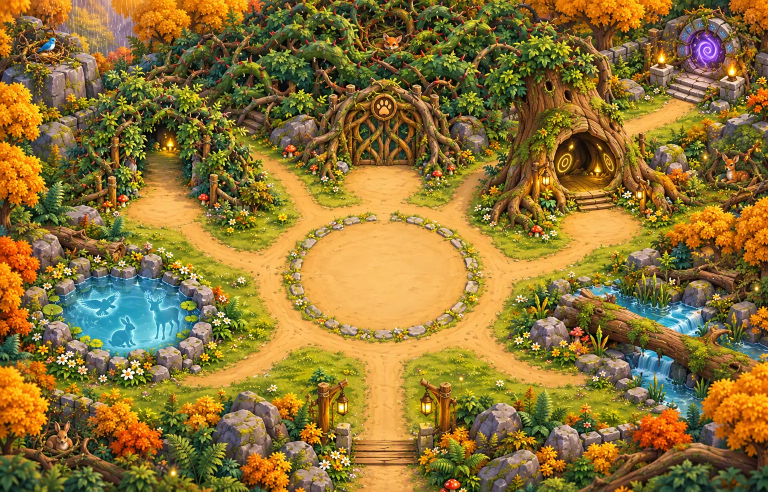
#> input picture src/satwa.webp, 1536 x 983 px (shown at 1/2 size)
$ python satwa_mask.py
#> lines starting #> are read from the running program, lines starting #| are printed output that depends on the picture; after the words box and inside, x2 and y2 are one past the last pixel; in counts of white or black regions, pixels touching at a corner belong together; long printed decimals are rounded
"""Langkah 1 dari 2 untuk Hutan Satwa (metode sama dengan desa dan pasar): mengukur lantai yang bisa dilalui dari warna jalan tanah.
Butuh opencv-python dan numpy. Jalankan dari folder tools: python3 satwa_mask.py lalu python3 satwa_obstacles.py"""
import cv2, numpy as np, os
HERE = os.path.dirname(os.path.abspath(__file__)); OUT = os.path.join(HERE, 'out'); os.makedirs(OUT, exist_ok=True)
im=cv2.imread(os.path.join(HERE, '..', 'src', 'satwa.webp')); im=cv2.resize(im,(1000,640),interpolation=cv2.INTER_AREA)
#> further down, im is the input picture: shape (983, 1536, 3); mean B, G, R 52.5, 115.1, 140.9
blur=cv2.medianBlur(im,7); hsv=cv2.cvtColor(blur,cv2.COLOR_BGR2HSV).astype(np.float32)
H=hsv[...,0]*2; S=hsv[...,1]/255; V=hsv[...,2]/255
#> after `H = hsv[..., 0] * 2`:
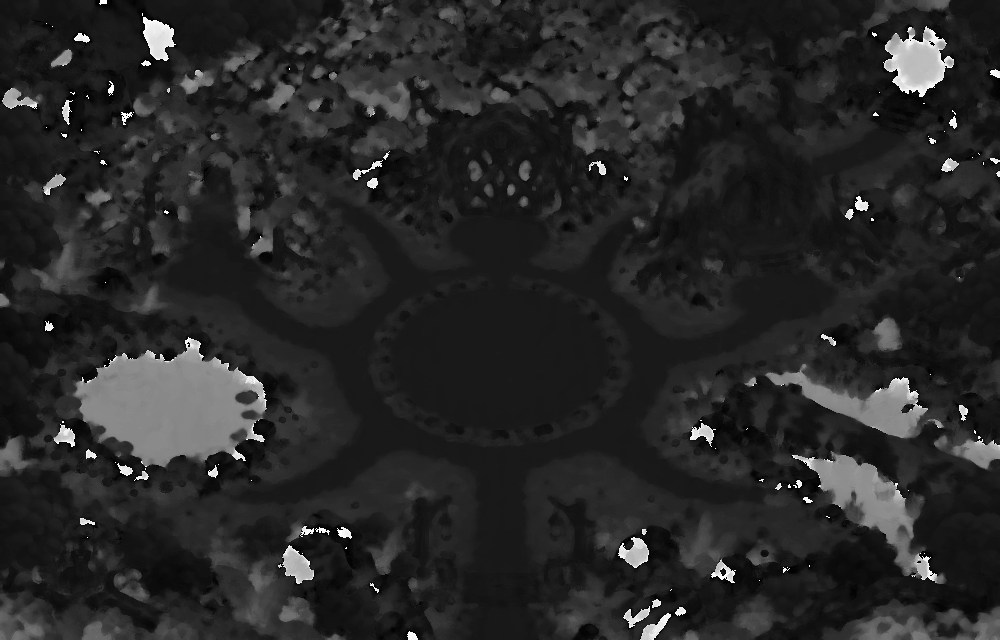
#> H: shape (640, 1000) float32; min 0, max 358, mean 57.1; drawn with min black and max white
#> after `S = hsv[..., 1] / 255`:
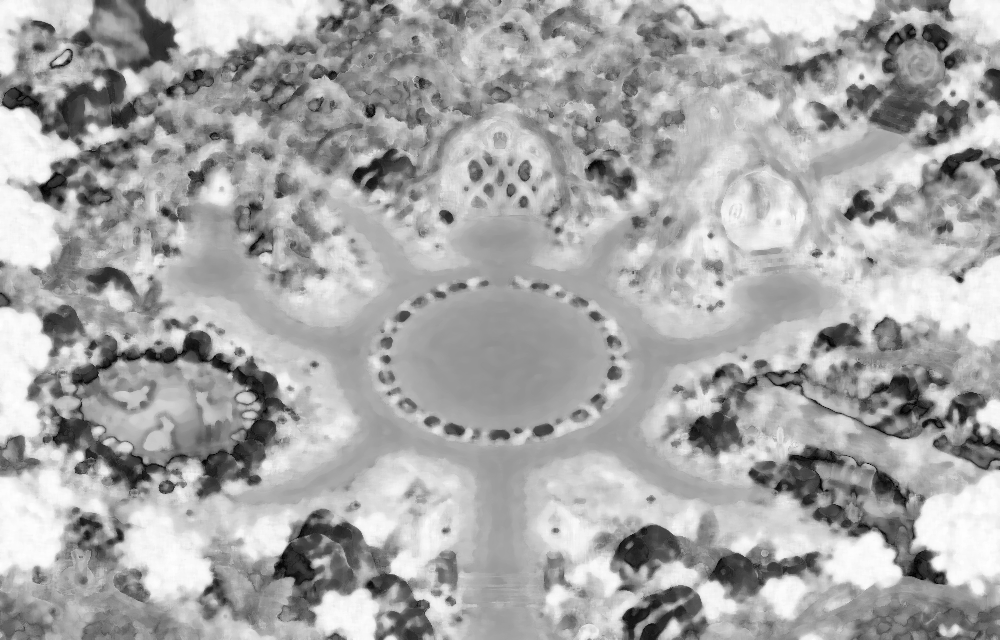
#> S: shape (640, 1000) float32; min 0, max 0.996, mean 0.657
#> after `V = hsv[..., 2] / 255`:
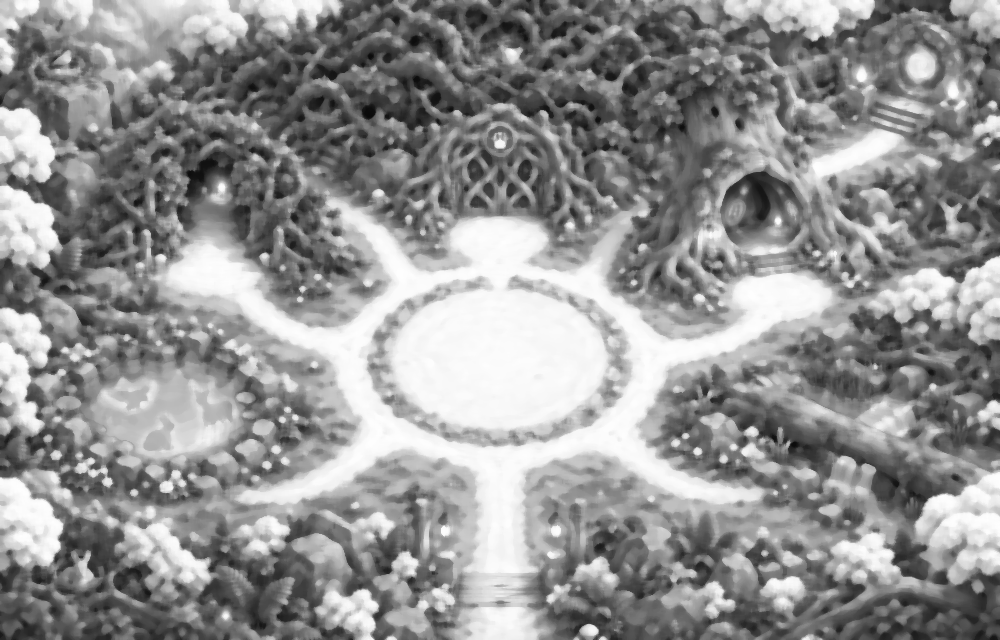
#> V: shape (640, 1000) float32; min 0.0392, max 1, mean 0.574
m=((H>=22)&(H<=40)&(S>=0.34)&(S<=0.74)&(V>=0.76)).astype(np.uint8)
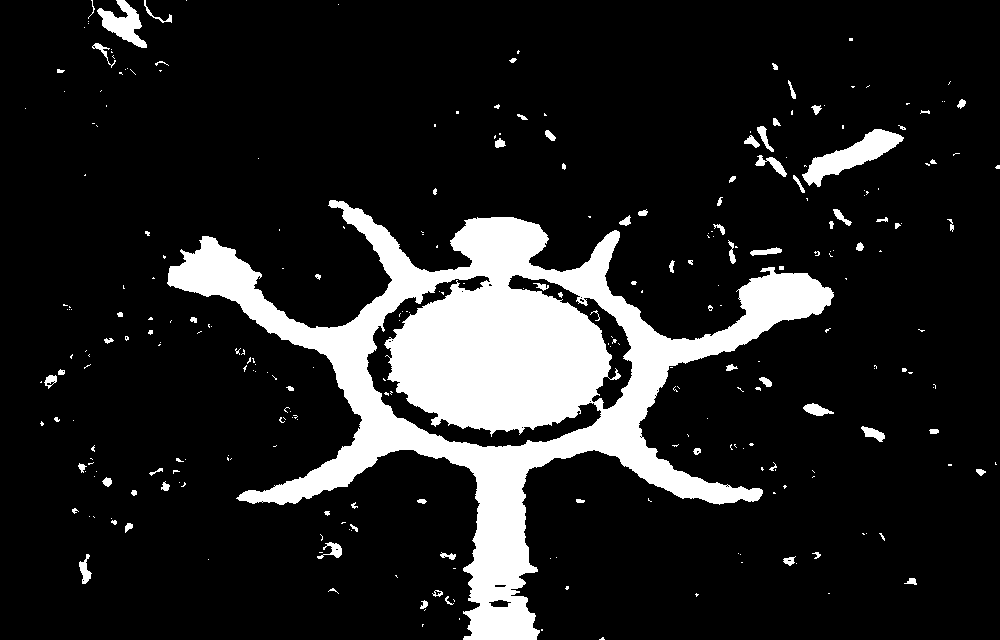
#> m: shape (640, 1000); values 0 (black) and 1 (white), 13.8% white; 291 white regions (211 under 20 px), largest, box (x1, y1, x2, y2) and area: (167, 200, 834, 640) 79766, (802, 129, 904, 187) 2130, (97, 0, 147, 48) 1073
k=lambda n:cv2.getStructuringElement(cv2.MORPH_ELLIPSE,(n,n))
m=cv2.morphologyEx(m,cv2.MORPH_OPEN,k(7)); m=cv2.morphologyEx(m,cv2.MORPH_CLOSE,k(9))
#> after `m = cv2.morphologyEx(m, cv2.MORPH_OPEN, k(7))`: m: shape (640, 1000); values 0 (black) and 1 (white), 13% white; 20 white regions, largest, box (x1, y1, x2, y2) and area: (168, 200, 834, 640) 78851, (803, 129, 903, 185) 2088, (98, 0, 146, 48) 1037
#> after `m = cv2.morphologyEx(m, cv2.MORPH_CLOSE, k(9))`: m: shape (640, 1000); values 0 (black) and 1 (white), 13.2% white; 18 white regions, largest, box (x1, y1, x2, y2) and area: (168, 200, 834, 640) 79728, (803, 129, 903, 185) 2099, (98, 0, 146, 48) 1089
n,lab=cv2.connectedComponents(m); seed=lab[358,498]; print('components',n,'seed',seed)
#> after `n, lab = cv2.connectedComponents(m)`:
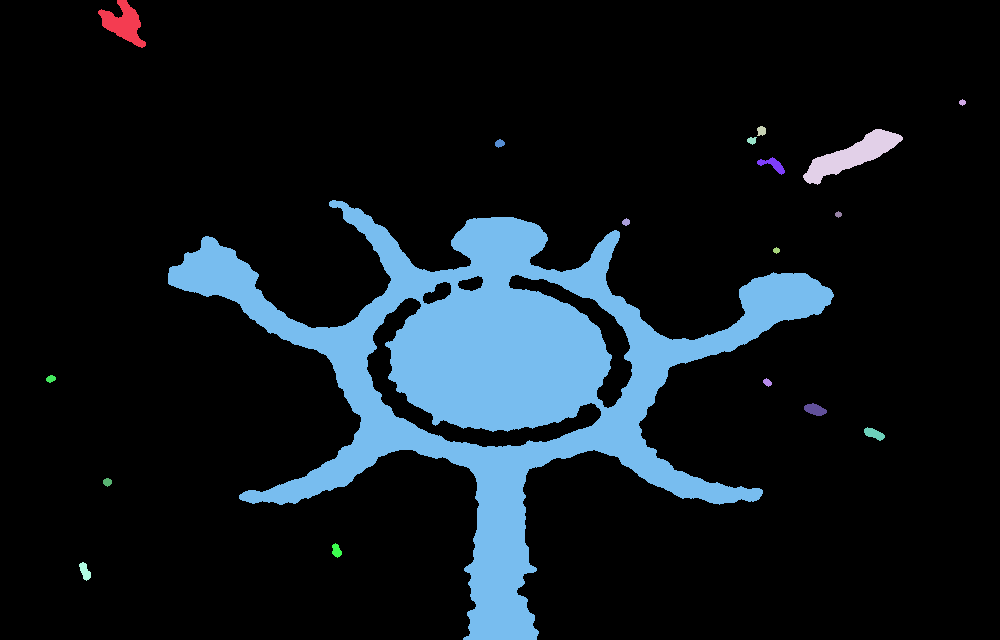
#> lab: shape (640, 1000) int32; 19 distinct labels, from 0 to 18; one colour per label, 0 black
#> after `n, lab = cv2.connectedComponents(m)`: n = 19
#> after `seed = lab[358, 498]`: seed = 8
#| components 19 seed 8
comp=(lab==seed).astype(np.uint8); np.save(os.path.join(OUT, 'comp.npy'),comp)
#> after `comp = (lab == seed).astype(np.uint8)`: comp: shape (640, 1000); values 0 (black) and 1 (white), 12.5% white; 1 white region, box (x1, y1, x2, y2) and area: (168, 200, 834, 640) 79728
ov=im.copy(); ov[comp>0]=(0.55*ov[comp>0]+0.45*np.array([0,255,0])).astype(np.uint8)
#> after `ov[comp > 0] = (0.55 * ov[comp > 0] + 0.45 * np.array([0, 255, 0])).as`: ov: shape (640, 1000, 3); mean B, G, R 47.5, 119.3, 127.4
for x in range(0,1000,100): cv2.putText(ov,str(x),(x+2,12),cv2.FONT_HERSHEY_SIMPLEX,0.4,(255,255,255),1); cv2.line(ov,(x,0),(x,640),(255,255,255),1)
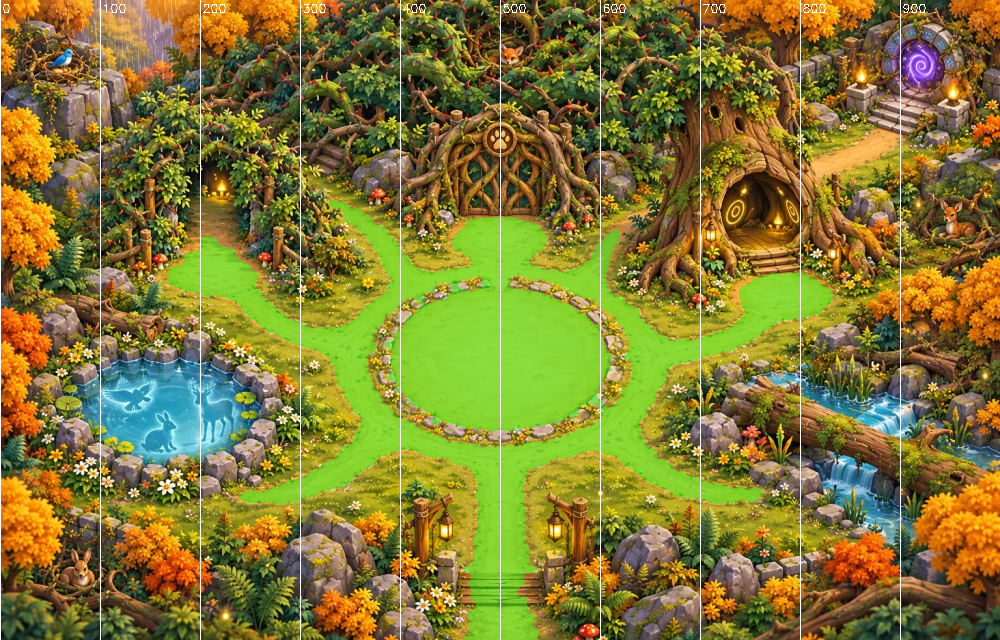
#> ov: shape (640, 1000, 3); mean B, G, R 49.8, 120.8, 128.8
for y in range(0,640,100): cv2.putText(ov,str(y),(2,y+12),cv2.FONT_HERSHEY_SIMPLEX,0.4,(255,255,255),1); cv2.line(ov,(0,y),(1000,y),(255,255,255),1)
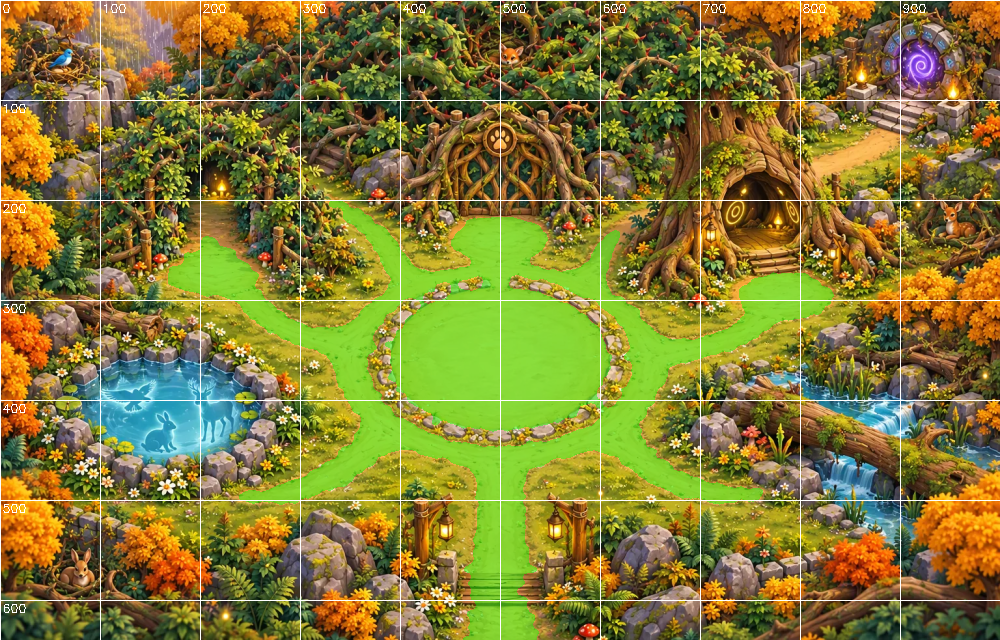
#> ov: shape (640, 1000, 3); 1.15% of pixels changed, all inside (x1, y1, x2, y2) = (1, 0, 1000, 613)
cv2.imwrite(os.path.join(OUT, 'mask_overlay.png'),ov); print('share',comp.mean())
#| share 0.1246
